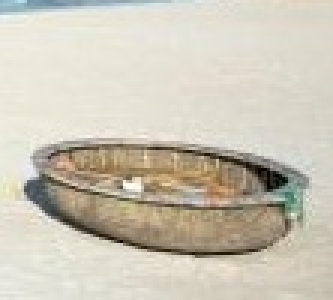
#> input picture upload/crop.jpg, 111 x 100 px (shown 3 times larger)
$ python prewitt.py
#> lines starting #> are read from the running program, lines starting #| are printed output that depends on the picture; after the words box and inside, x2 and y2 are one past the last pixel; in counts of white or black regions, pixels touching at a corner belong together
import cv2
import numpy as np

def prewitt(file_path, save_path, threshold):
#> called with file_path = './upload/crop.jpg', save_path = './upload/mask.jpg', threshold = 70
    img = cv2.imread(file_path)
#> img is the input picture: shape (100, 111, 3); mean B, G, R 182.9, 198.5, 204
    gray = cv2.cvtColor(img, cv2.COLOR_BGR2GRAY)
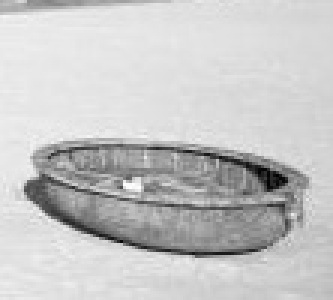
#> gray: shape (100, 111) (shown 3 times larger); min 1, max 254, mean 198.3
    img_gaussian = cv2.GaussianBlur(gray,(3,3),0)
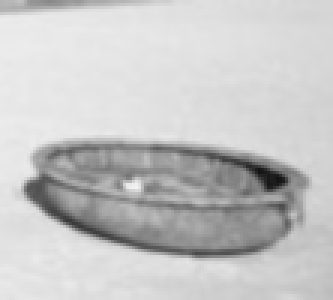
#> img_gaussian: shape (100, 111) (shown 3 times larger); min 19, max 242, mean 198.4

    kernelx = np.array([[1,1,1],[0,0,0],[-1,-1,-1]])
    kernely = np.array([[-1,0,1],[-1,0,1],[-1,0,1]])
    img_prewittx = cv2.filter2D(img_gaussian, -1, kernelx)
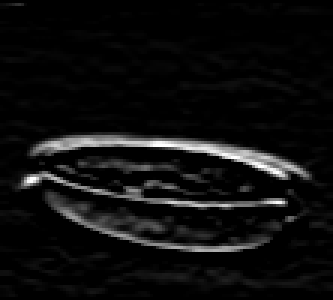
#> img_prewittx: shape (100, 111) (shown 3 times larger); min 0, max 255, mean 14.4
    img_prewitty = cv2.filter2D(img_gaussian, -1, kernely)
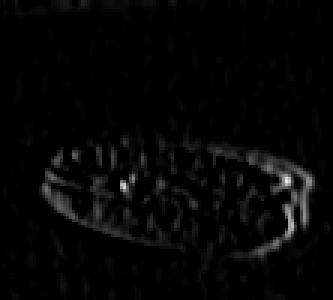
#> img_prewitty: shape (100, 111) (shown 3 times larger); min 0, max 231, mean 5.9
    img_prewitt = img_prewittx + img_prewitty
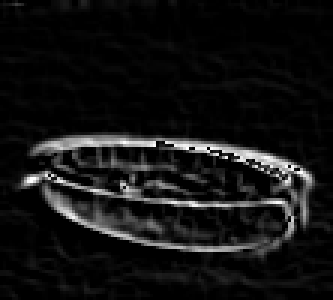
#> img_prewitt: shape (100, 111) (shown 3 times larger); min 0, max 255, mean 19
    # cv2.imshow("Prewitt", img_prewittx + img_prewitty)
    cv2.imwrite("./upload/mask_edge.jpg", img_prewitt)
    edge_detect(img, img_prewitt, threshold, save_path)

def edge_detect(color_img, edges, threshold, save_path):
#> called with threshold = 70, save_path = './upload/mask.jpg'
    edge_pixels = {}
    for y in range(1, edges.shape[0] - 1):
        found_left = False
        right = 0

        for x in range(1, edges.shape[1] - 1):
            if edges[y][x] > threshold:
                right = x
                if not found_left:
                    edge_pixels[y] = [x]
                    found_left = True

        if y in edge_pixels:
            edge_pixels[y].append(right)

    # print(edge_pixels)

    print(color_img)
#> (printed output is left out)
    for y in range(0, edges.shape[0]):
        for x in range(0, edges.shape[1]):
            if y in edge_pixels and x >= edge_pixels[y][0] and x <= edge_pixels[y][1]:
                color_img[y][x] = [255, 255, 255]
            else:
                color_img[y][x] = [0, 0, 0]
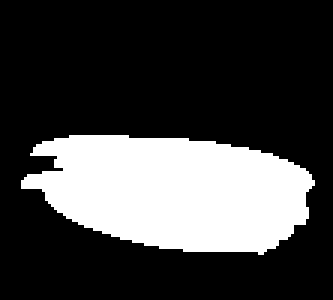
#> color_img: shape (100, 111, 3) (shown 3 times larger); 25.9% white; 1 white region, box (x1, y1, x2, y2) and area: (7, 45, 105, 85) 2872

    cv2.imwrite(save_path, color_img)

prewitt("./upload/crop.jpg", "./upload/mask.jpg", 70)
